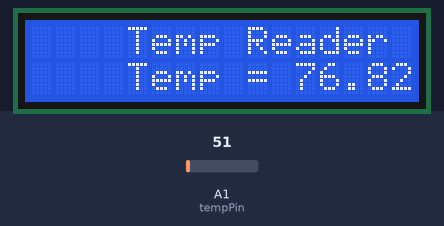
The sketch below on a simulated Arduino Uno, built with avr-gcc and run on an emulated ATmega328P. On the bench: 16×2 character LCD. The test bench sets the inputs (shaded band); at power-on: A1 (tempPin) = 51. What the sketch prints to the serial monitor is not drawn.

Above: at 1.6 s.
1.7 s: A1 (tempPin) set to 61
At 4.2 s:
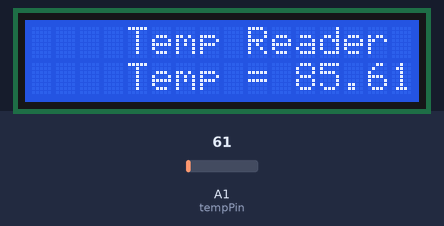
4.5 s: A1 (tempPin) set to 71
At 7.0 s:
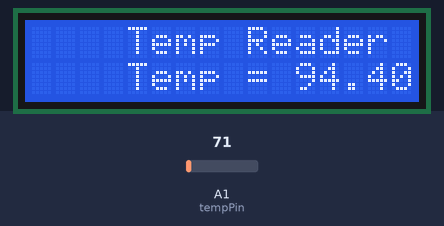
7.5 s: A1 (tempPin) set to 86
At 9.6 s:
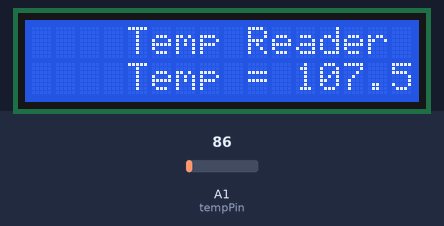
Timing chart, 0 to 11.1 s (numbered marks = the images above; inputs shaded):
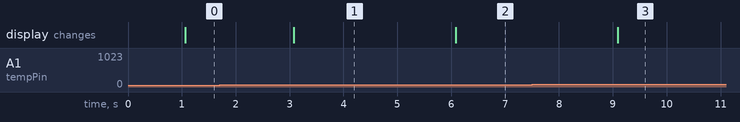

Measured:
- after the input at 1.7 s, the display: changes after 1.4 s (image 1)
- after the input at 4.5 s, the display: changes after 1.6 s (image 2)
- after the input at 7.5 s, the display: changes after 1.6 s (image 3)

The sketch:

LCD_LM35.ino
```cpp
/*  The circuit:
 * LCD RS pin to digital pin 2
 * LCD Enable pin to digital pin 3
 * LCD D4 pin to digital pin 4
 * LCD D5 pin to digital pin 5
 * LCD D6 pin to digital pin 6
 * LCD D7 pin to digital pin 7
 * LCD R/W pin to ground
 * LCD VSS pin to ground
 * LCD VCC pin to 5V
 * 10K resistor:
 * ends to +5V and ground
 * wiper to LCD VO pin (pin 3)
 */

// include the library code:
#include <LiquidCrystal.h>
int val;
int tempPin = 1;
// initialize the library with the numbers of the interface pins
LiquidCrystal lcd(2, 3, 4, 5, 6, 7);

void setup() {
  // set up the LCD's number of columns and rows:
  lcd.begin(16, 2);
  Serial.begin(9600);
  Serial.println("Temp Reader- By Alpha");
  lcd.setCursor(4, 0);
  lcd.print("Temp Reader");
}

void loop() {
  val = analogRead(tempPin);
  float mv = ( val / 1024.0) * 5000;
  float cel = mv / 10;
  float farh = (cel * 9) / 5 + 32;

  //Serial.print("TEMPRATURE = ");
  Serial.println(farh);
  //Serial.print("*F");
  //Serial.println();
  delay(1000);
  // set the cursor to column 0, line 1
  // (note: line 1 is the second row, since counting begins with 0):
  lcd.setCursor(4, 1);
  // print the number of seconds since reset:
  lcd.print("Temp = ");
  lcd.print(farh);
}
```
